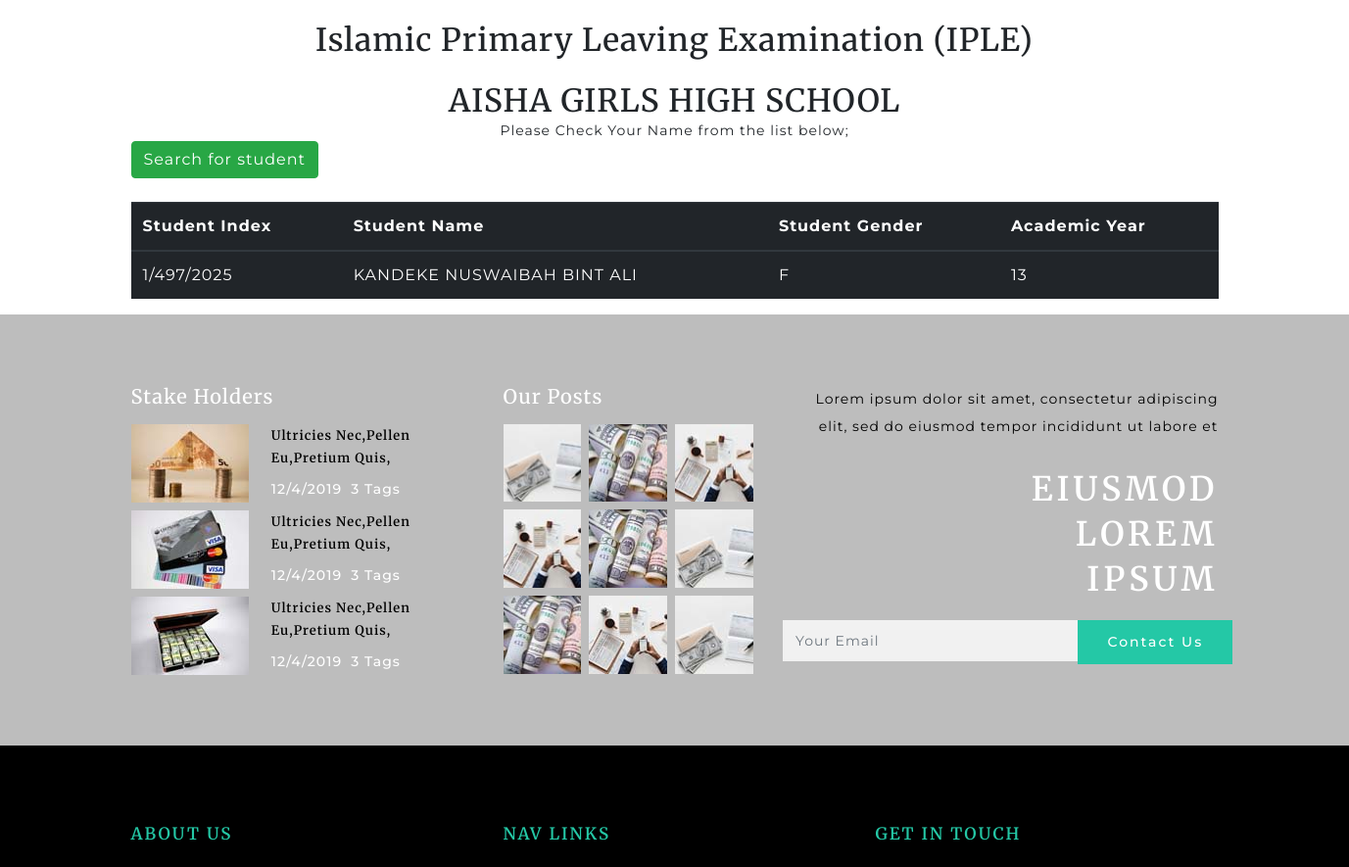
Page /school/1/ (middle part) on the earlier database version.
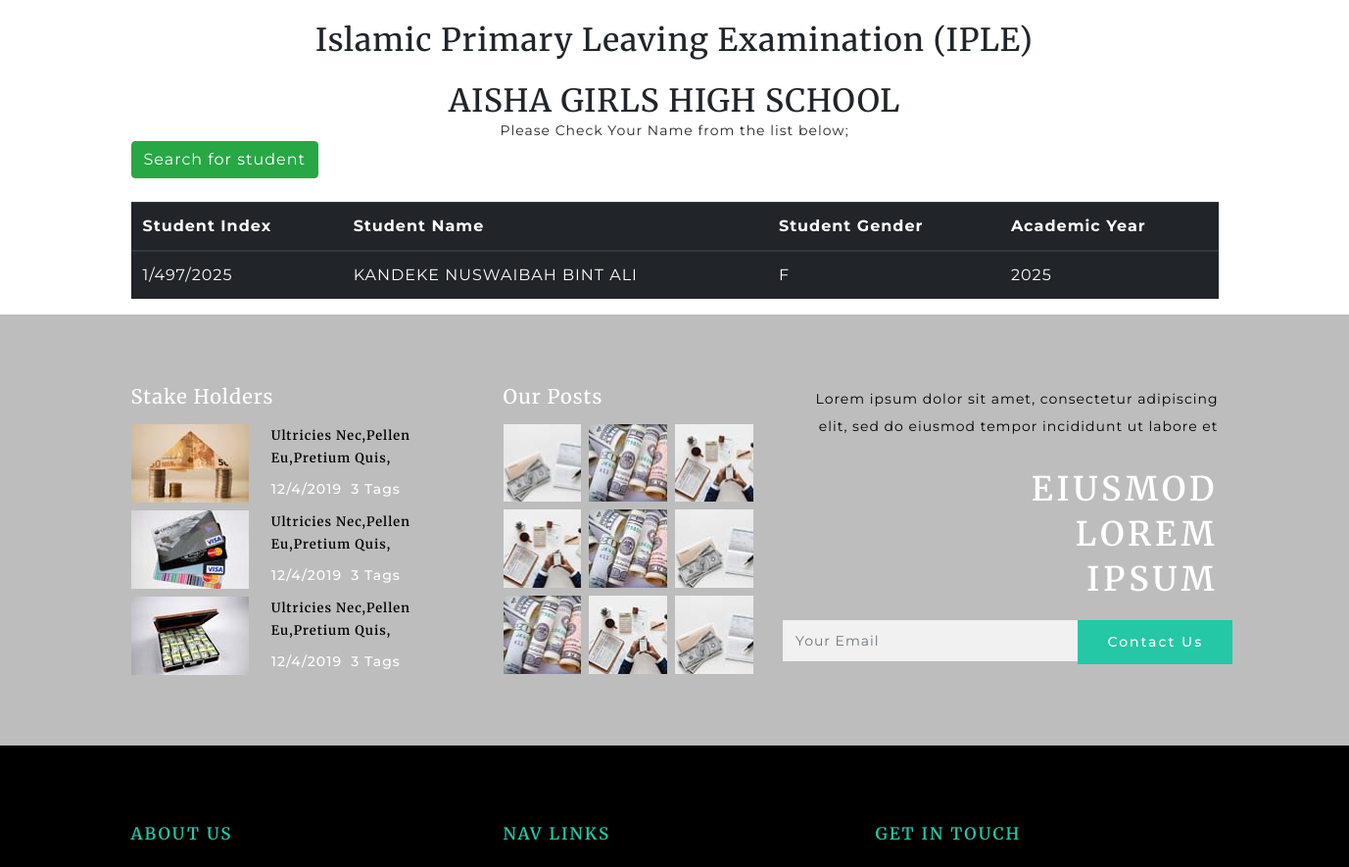
Same page on the later database version.
### resultsapp/models.py (models this page shows, shortened)
class Student(models.Model):
    GENDER = (
        ("M", "Male"),
        ("F", "Female"),
    )
    school = models.ForeignKey(School, on_delete=models.CASCADE)
    full_name = models.CharField(max_length=255)
    student_image = models.FileField(upload_to='pics')
    index_number = models.CharField(max_length=30, unique=True)
    gender = models.CharField(max_length=1, choices=GENDER)
    year = models.IntegerField()
    quran_marks = models.IntegerField()
    quran_grade = models.IntegerField()
    fighu_marks = models.IntegerField()
    fighu_grade = models.IntegerField()
    lugha_marks = models.IntegerField()
    lugha_grade = models.IntegerField()
    tarbia_marks = models.IntegerField()
    tarbia_grade = models.IntegerField()
    division = models.IntegerField()

### resultsapp/views.py (the view)
# urls.py: path('school/<int:school_id>/',views.manage_single_school,name="school"),
def manage_single_school(request, school_id):
    get_single_school = get_school(school_id)
    context={
        "get_single_school":get_single_school,
    }
    return render(request, 'resultsapp/school.html', context)

### resultsapp/schools_selector.py (called while the page is built)
def get_school(school_id):
    return School.objects.get(pk=school_id)

### resultsapp/templates/resultsapp/school.html (shortened to what this page needs)
{% extends 'resultsapp/main.html' %}
{% load static %}
{% block content %}
<br>
<div class="container">
    <center>
  <h2>Islamic Primary Leaving Examination (IPLE)</h2>
  <br>
  <h2>{{ get_single_school.name }}</h2>
  <p>Please Check Your Name from the list below;</p>
    </center>
    <a href="{% url 'student' %}" button type="submit" class="btn btn-success">
         Search for student</a>
      <br>
      <br>
  <table class="table table-dark table-hover">
    <thead>
      <tr>
        <th>Student Index</th>
        <th>Student Name</th>
        <th>Student Gender </th>
        <th>Academic Year</th>
      </tr>
    </thead>
    <tbody>
    {% for student in get_single_school.student_set.all %}
      <tr>
        <td><a href="{% url 'passslip' student.id %}">{{ student.index_number }}</a></td>
        <td><a href="{% url 'passslip' student.id %}">{{ student.full_name }}</a></td>
        <td><a href="{% url 'passslip' student.id %}">{{ student.gender }}</a></td>
        <td><a href="{% url 'passslip' student.id %}">{{ student.year }}</a></td>
      </tr>
    {% endfor %}
    </tbody>
  </table>
</div>
{% endblock content %}

Differences in the rows shown:
changed Student "KANDEKE NUSWAIBAH BINT ALI": year "13" → "2025"
